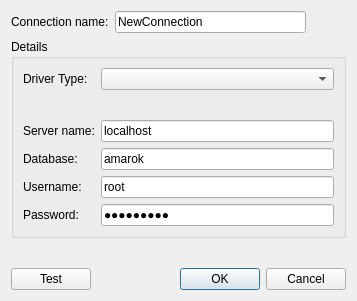
<?xml version="1.0" encoding="UTF-8"?>
<ui version="4.0">
 <class>QReportDatabaseInfoDialog</class>
 <widget class="QDialog" name="QReportDatabaseInfoDialog">
  <property name="geometry">
   <rect>
    <x>0</x>
    <y>0</y>
    <width>357</width>
    <height>301</height>
   </rect>
  </property>
  <property name="windowTitle">
   <string>Database connection</string>
  </property>
  <property name="modal">
   <bool>true</bool>
  </property>
  <layout class="QVBoxLayout" name="verticalLayout">
   <item>
    <layout class="QHBoxLayout" name="horizontalLayout_2">
     <item>
      <widget class="QLabel" name="label_6">
       <property name="text">
        <string>Connection name:</string>
       </property>
      </widget>
     </item>
     <item>
      <widget class="QLineEdit" name="lineEditName">
       <property name="text">
        <string>NewConnection</string>
       </property>
      </widget>
     </item>
     <item>
      <spacer name="horizontalSpacer">
       <property name="orientation">
        <enum>Qt::Horizontal</enum>
       </property>
       <property name="sizeType">
        <enum>QSizePolicy::Fixed</enum>
       </property>
       <property name="sizeHint" stdset="0">
        <size>
         <width>40</width>
         <height>20</height>
        </size>
       </property>
      </spacer>
     </item>
    </layout>
   </item>
   <item>
    <widget class="QGroupBox" name="groupBox">
     <property name="title">
      <string>Details</string>
     </property>
     <layout class="QFormLayout" name="formLayout">
      <property name="labelAlignment">
       <set>Qt::AlignLeading|Qt::AlignLeft|Qt::AlignVCenter</set>
      </property>
      <item row="0" column="0">
       <widget class="QLabel" name="label">
        <property name="text">
         <string>Driver Type:</string>
        </property>
       </widget>
      </item>
      <item row="0" column="1">
       <widget class="QComboBox" name="comboBoxDrivers"/>
      </item>
      <item row="1" column="0">
       <spacer name="verticalSpacer">
        <property name="orientation">
         <enum>Qt::Vertical</enum>
        </property>
        <property name="sizeType">
         <enum>QSizePolicy::Fixed</enum>
        </property>
        <property name="sizeHint" stdset="0">
         <size>
          <width>20</width>
          <height>18</height>
         </size>
        </property>
       </spacer>
      </item>
      <item row="2" column="0">
       <widget class="QLabel" name="label_5">
        <property name="text">
         <string>Server name:</string>
        </property>
       </widget>
      </item>
      <item row="2" column="1">
       <widget class="QLineEdit" name="lineEditServerName">
        <property name="text">
         <string>localhost</string>
        </property>
       </widget>
      </item>
      <item row="3" column="0">
       <widget class="QLabel" name="label_4">
        <property name="text">
         <string>Database:</string>
        </property>
       </widget>
      </item>
      <item row="4" column="0">
       <widget class="QLabel" name="label_2">
        <property name="text">
         <string>Username:</string>
        </property>
       </widget>
      </item>
      <item row="4" column="1">
       <widget class="QLineEdit" name="lineEditUsername">
        <property name="text">
         <string>root</string>
        </property>
       </widget>
      </item>
      <item row="5" column="0">
       <widget class="QLabel" name="label_3">
        <property name="text">
         <string>Password:</string>
        </property>
       </widget>
      </item>
      <item row="5" column="1">
       <widget class="QLineEdit" name="lineEditPassword">
        <property name="text">
         <string>onlyonlyi</string>
        </property>
        <property name="echoMode">
         <enum>QLineEdit::Password</enum>
        </property>
       </widget>
      </item>
      <item row="3" column="1">
       <widget class="QLineEdit" name="lineEditDatabase">
        <property name="text">
         <string>amarok</string>
        </property>
       </widget>
      </item>
     </layout>
    </widget>
   </item>
   <item>
    <spacer name="verticalSpacer_2">
     <property name="orientation">
      <enum>Qt::Vertical</enum>
     </property>
     <property name="sizeHint" stdset="0">
      <size>
       <width>20</width>
       <height>68</height>
      </size>
     </property>
    </spacer>
   </item>
   <item>
    <layout class="QHBoxLayout" name="horizontalLayout">
     <item>
      <widget class="QPushButton" name="pushButtonTest">
       <property name="text">
        <string>Test</string>
       </property>
      </widget>
     </item>
     <item>
      <widget class="QDialogButtonBox" name="buttonBox">
       <property name="orientation">
        <enum>Qt::Horizontal</enum>
       </property>
       <property name="standardButtons">
        <set>QDialogButtonBox::Cancel|QDialogButtonBox::Ok</set>
       </property>
       <property name="centerButtons">
        <bool>false</bool>
       </property>
      </widget>
     </item>
    </layout>
   </item>
  </layout>
 </widget>
 <tabstops>
  <tabstop>comboBoxDrivers</tabstop>
  <tabstop>lineEditServerName</tabstop>
  <tabstop>lineEditDatabase</tabstop>
  <tabstop>lineEditUsername</tabstop>
  <tabstop>lineEditPassword</tabstop>
  <tabstop>pushButtonTest</tabstop>
  <tabstop>buttonBox</tabstop>
 </tabstops>
 <resources/>
 <connections>
  <connection>
   <sender>buttonBox</sender>
   <signal>rejected()</signal>
   <receiver>QReportDatabaseInfoDialog</receiver>
   <slot>reject()</slot>
   <hints>
    <hint type="sourcelabel">
     <x>316</x>
     <y>260</y>
    </hint>
    <hint type="destinationlabel">
     <x>286</x>
     <y>274</y>
    </hint>
   </hints>
  </connection>
 </connections>
</ui>
